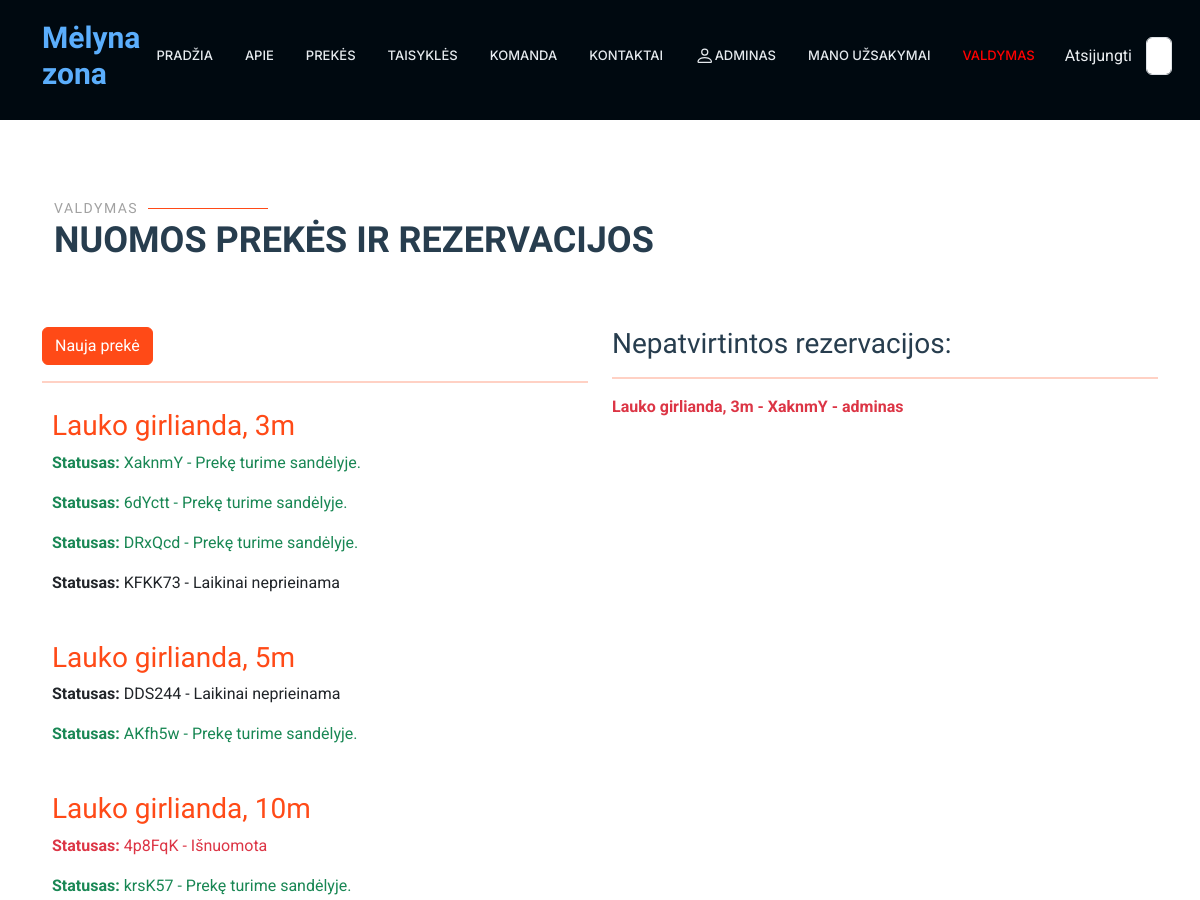
Page /rent/statuses/ (signed in, upper part) on the earlier database version.
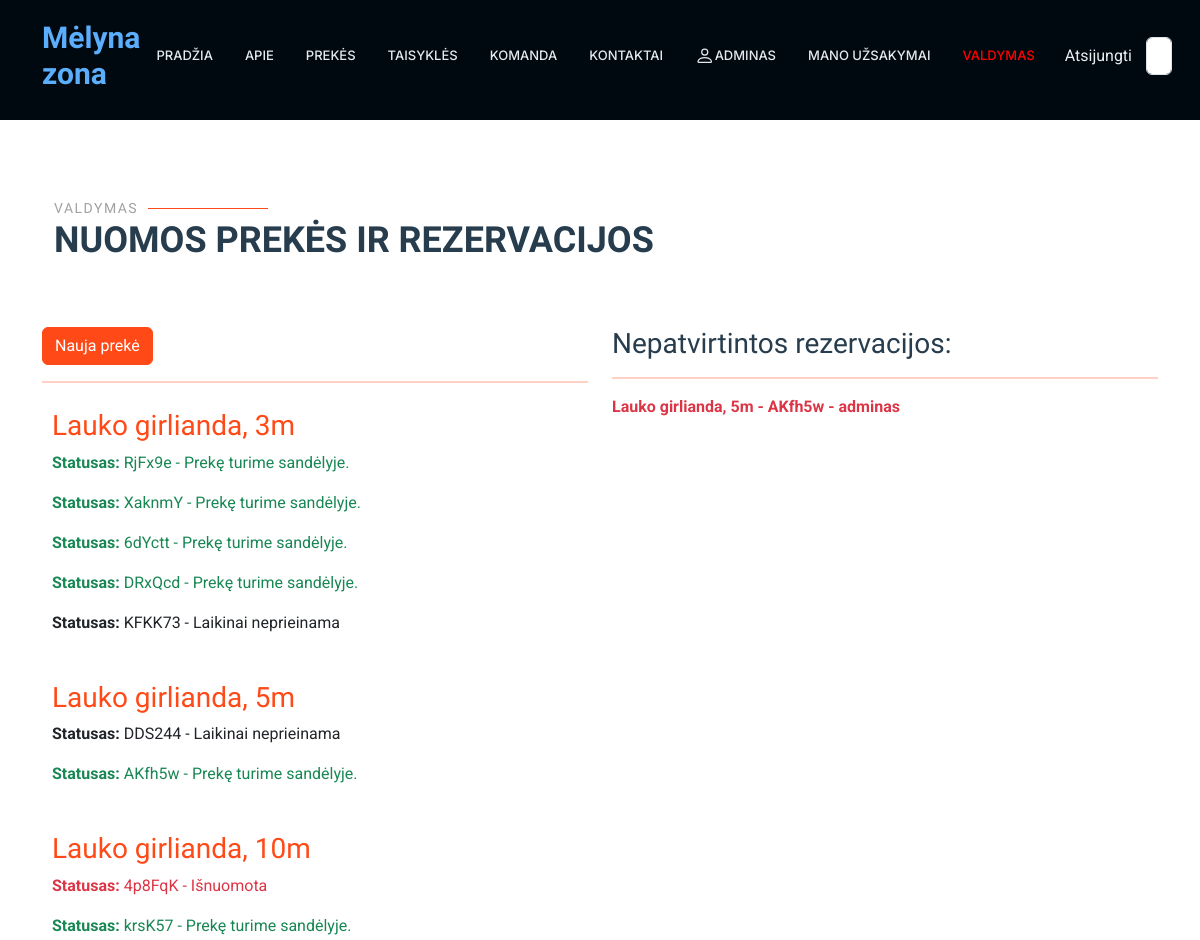
Same page on the later database version.
### rent/models.py (models this page shows, shortened)
class Product(models.Model):
    name = models.CharField(verbose_name="Pavadinimas", max_length=100)
    price = models.IntegerField(verbose_name="Kaina", null=True, blank=True, help_text="Paros nuomos kaina")
    description = HTMLField(verbose_name="Aprašymas", max_length=1000, help_text='Trumpas produkto aprašymas', null=True, blank=True, default="")
    inv_no = models.CharField(verbose_name="Invenorizacijos numeris", max_length=100, null=True, blank=True, unique=True,
                              help_text="Veskite invenorizacijos numerį")
    quantity = models.IntegerField(verbose_name="Kiekis", null=True, blank=True, help_text="Kiekis")
    group = models. ForeignKey(to="Group", on_delete=models.SET_NULL, null=True, blank=True, verbose_name="Produktų grupės", help_text="Parinkite kokia grupei priklauso produktas")
    cover = models.ImageField(verbose_name="Paveikslėlis", upload_to='covers', null=True, blank=True)
    class Meta:
        verbose_name = "Prouktas"
        verbose_name_plural = "Produktai"
        ordering = ['inv_no']

class Status(models.Model):
    uuid = ShortUUIDField(help_text='Unikalus ID vienodams produktams')
    product = models.ForeignKey(to="Product", null=True, blank=True, on_delete=models.CASCADE, verbose_name="Produktas", related_name="product_status")
    customer = models.ForeignKey(to=User, null=True, blank=True, on_delete=models.SET_NULL, verbose_name="Klientas")
    reservations = models.ForeignKey(to="Reservation", on_delete=models.SET_NULL, null=True, blank=True, related_name="status_reservations")
    created_at = models.DateTimeField(auto_now_add=True, null=True, blank=True, verbose_name="Sukurta")
    LOAN_STATUS = (
        ('n', 'Laikinai neprieinama'),
        ('i', 'Išnuomota'),
        ('g', 'Prekę turime sandėlyje.'),
        ('r', 'Rezervuota'),
    )
    condition = models.CharField(max_length=1, choices=LOAN_STATUS, blank=True, default="a", verbose_name="Būsena")
    class Meta:
        ordering = ['due_date']
        verbose_name = "Produkto būsena"
        verbose_name_plural = "Produktų būsenos"
        ordering = ['-pk']
    def __str__(self):
        return f"{str(self.uuid)[:6]} - {self.get_condition_display()}"

class Reservation(models.Model):
    status = models.ForeignKey(Status, on_delete=models.CASCADE, related_name='reservations_status',null=True, blank=True)
    start_date = models.DateField(verbose_name="Nuomos pradžios data", null=True, blank=True)
    end_date = models.DateField(verbose_name="Nuomos pabaigos datas", null=True, blank=True)
    customer = models.ForeignKey(User, on_delete=models.SET_NULL, null=True, blank=True, verbose_name="Klientas")
    is_approved = models.BooleanField(default=False, verbose_name="Ar patvirtinta", null=True, blank=True)
    class Meta:
        verbose_name = "Rezervacija"
        verbose_name_plural = "Rezervacijos"
        ordering = ['start_date']

### rent/views.py (the view)
# urls.py: path('statuses/', views.StatusListView.as_view(), name='statuses'),
class StatusListView(LoginRequiredMixin, UserPassesTestMixin, generic.ListView):
     model = Status
     template_name = "statuses.html"
     context_object_name = "statuses"
     ordering = ["product", "-created_at"]
     statuses = Status.objects.all().order_by('product__name')  # Rikiuojama pagal 'product.name'
     def test_func(self):
         return self.request.user.profile.is_employee

### rent/templates/statuses.html (shortened to what this page needs)
{% extends "base2.html" %}
{% load i18n %}
{% load static %}
{% block "content" %}
<section id="my_products" class="services section">
    <div class="container" data-aos="fade-up" data-aos-delay="100">
        <div class="container section-title" data-aos="fade-up">
            <h2>Valdymas</h2>
            <p>Nuomos prekės ir rezervacijos <br></p>
        </div>
        <div class="row">
            <div class="col-md-6">
                <a class="btn btn-primary register-button" style="background-color: #ff4a17; border-color: #ff4a17;" href="{% url 'status_new' %}">Nauja prekė</a>
                <hr style="border: none; height: 2px; background-color: #ff4a17;"/>
                {% regroup statuses by product.name as grouped_statuses %}
                {% for group in grouped_statuses %}
                <div style="margin: 10px 0; padding: 10px;">
                    <h3 style="color: #ff4a17;">{{ group.grouper }}</h3>
                    {% for status in group.list %}
                    <a href="{% url 'single_status' status.pk %}">
                        <p class="{% if status.condition == 'i' %}text-danger{% elif status.condition == 'g' %}text-success
                {% elif status.condition == 'n' %}text-dark{% endif %}">
                            <strong>Statusas:</strong> {{ status }}</p>
                    </a>
                    {% endfor %}
                </div>
                {% endfor %}
            </div>
            <div class="col-md-6">
                <h3>Nepatvirtintos rezervacijos:</h3>
                <hr style="border: none; height: 2px; background-color: #ff4a17;"/>
                {% for status in statuses %}
                {% for reservation in status.reservations_status.all %}
                {% if not reservation.is_approved %}
                <a href="{% url 'single_status' status.pk %}">
                    <p class="text-danger"><strong>{{ status.product.name }} - {{ status.uuid|slice:":6" }} - {{ reservation.customer }}</strong></p>
                </a>
                {% endif %}
                {% endfor %}
                {% endfor %}
            </div>
        </div>
    </div>
</section>
{% endblock %}

Differences in the rows shown:
added Status: uuid+condition "RjFx9e - Prekę turime sandėlyje.", shown under "Lauko girlianda, 3m"
changed Status "XaknmY - Prekę turime sandėlyje.": loses Reservation ({{ status.product.name }} "Lauko girlianda, 3m", {{ status.uuid|slice:":6" }} "XaknmY", customer "adminas")
added Reservation: {{ status.product.name }} "Lauko girlianda, 5m", {{ status.uuid|slice:":6" }} "AKfh5w", customer "adminas", shown under Status "AKfh5w - Prekę turime sandėlyje."
